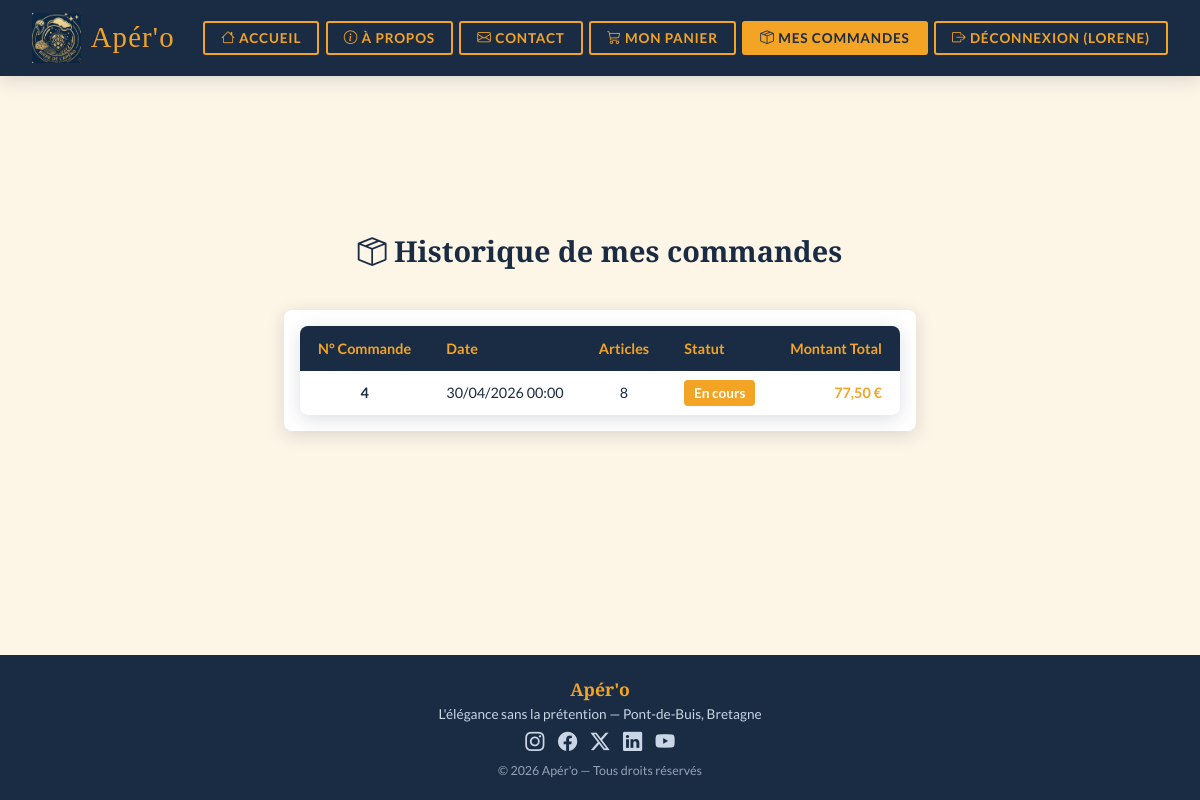
/index.php?page=historique_commande (signed in), run on the app's committed database.
### tables this page shows
CREATE TABLE `commande` (
  `noCommande` int(11) NOT NULL,
  `idClient` int(11) NOT NULL,
  `idStatut` char(3) NOT NULL,
  `dateCommande` date NOT NULL
);

CREATE TABLE `statut` (
  `idStatut` char(3) NOT NULL,
  `libelleStatut` varchar(32) NOT NULL
);

### historique_commande.php (the view, shortened to what this page needs)
<?php
require "./info.BDD.php";
$stmtClient = $pdo->prepare("SELECT * FROM client WHERE pseudo = :pseudo");
$stmtClient->execute(['pseudo' => $_SESSION['client_user']]);
$clientInfo = $stmtClient->fetch(PDO::FETCH_ASSOC);
$idClient = $_SESSION['client_user'];
if ($clientInfo) {
    if (isset($clientInfo['idClient']))
        $idClient = $clientInfo['idClient'];
    elseif (isset($clientInfo['id']))
        $idClient = $clientInfo['id'];
}
try {
    $statement = $pdo->prepare("
        SELECT commande.noCommande,
               statut.libelleStatut,
               commande.dateCommande,
               SUM(contenir.quantite) AS nb_articles,
               SUM(contenir.quantite * produit.prixUnitaire) AS montanttotal
        FROM commande
        INNER JOIN contenir ON commande.noCommande = contenir.noCommande
        INNER JOIN produit ON produit.numProduit = contenir.numProduit
        INNER JOIN statut ON commande.idStatut = statut.idStatut
        WHERE commande.idClient = :idClient
        GROUP BY commande.noCommande, statut.libelleStatut, commande.dateCommande
        ORDER BY commande.dateCommande DESC, commande.noCommande DESC
    ");
    $statement->execute(['idClient' => $idClient]);
    $liste_commandes = $statement->fetchAll(PDO::FETCH_ASSOC);
} catch (PDOException $e) {
    echo "<div class='alerte alerte-danger'>Erreur SQL : " . $e->getMessage() . "</div>";
    $liste_commandes = [];
}
?>
<div class="admin-section" style="max-width: 1000px;">
    <h2 style="text-align: center; border-bottom: none; margin-bottom: 2rem;">
        <i class="bi bi-box-seam"></i> Historique de mes commandes
    </h2>
    <?php if (empty($liste_commandes)): ?>
        <div
            style="text-align: center; padding: 3rem; background: var(--blanc); border-radius: 8px; box-shadow: var(--ombre);">
            <i class="bi bi-receipt" style="font-size: 3rem; color: var(--gris); margin-bottom: 1rem; display: block;"></i>
            <p style="font-size: 1.2rem; color: var(--marine);">Vous n'avez passé aucune commande pour le moment.</p>
            <a href="index.php?page=accueil" class="btn-apero" style="margin-top: 1rem;">Commencer mes achats</a>
        </div>
    <?php else: ?>
        <div
            style="overflow-x: auto; background: var(--blanc); border-radius: 8px; box-shadow: var(--ombre); padding: 1rem;">
            <table class="table-apero" style="margin-bottom: 0;">
                <thead>
                    <tr>
                        <th style="text-align: center;">N° Commande</th>
                        <th>Date</th>
                        <th style="text-align: center;">Articles</th>
                        <th>Statut</th>
                        <th style="text-align: right;">Montant Total</th>
                    </tr>
                </thead>
                <tbody>
                    <?php foreach ($liste_commandes as $commande): ?>
                        <tr>
                            <td style="text-align: center; font-weight: bold;">
                                <?php echo htmlspecialchars($commande['noCommande']); ?>
                            </td>
                            <td>
                                <?php echo date('d/m/Y H:i', strtotime($commande['dateCommande'])); ?>
                            </td>
                            <td style="text-align: center;">
                                <?php echo htmlspecialchars($commande['nb_articles']); ?>
                            </td>
                            <td>
                                <?php
                                $badgeColor = '#6c757d';
                                if ($commande['libelleStatut'] == 'En cours')
                                    $badgeColor = '#F4A424';
                                ?>
                                <span
                                    style="background: <?php echo $badgeColor; ?>; color: white; padding: 0.3rem 0.6rem; border-radius: 4px; font-size: 0.85rem; font-weight: bold;">
                                    <?php echo htmlspecialchars($commande['libelleStatut']); ?>
                                </span>
                            </td>
                            <td style="text-align: right; font-weight: bold; color: var(--ambre);">
                                <?php echo number_format($commande['montanttotal'], 2, ',', ' '); ?> €
                            </td>
                        </tr>
                    <?php endforeach; ?>
                </tbody>
            </table>
        </div>
    <?php endif; ?>
</div>

### styles.css (style rules this page uses)
:root { --marine: #1A2B44; --ambre: #F4A424; --creme: #FDF5E6; --blanc: #FFFFFF; --gris: #6c757d; --ombre: 0 4px 18px rgba(26,43,68,.15); }
*, *::before, *::after { box-sizing: border-box; }
body { margin: 0; font-family: 'Lato', sans-serif; background-color: var(--creme); color: var(--marine); min-height: 100vh; display: flex; flex-direction: column; }
h1, h2, h3 { font-family: 'Playfair Display', serif; }
.admin-section { padding: 2.5rem 2rem; max-width: 900px; margin: auto; }
.admin-section h2 { font-size: 1.8rem; border-bottom: 3px solid var(--ambre); padding-bottom: .5rem; margin-bottom: 1.5rem; }
table.table-apero { width: 100%; border-collapse: collapse; background: var(--blanc); border-radius: 8px; overflow: hidden; box-shadow: var(--ombre); }
table.table-apero thead { background: var(--marine); color: var(--ambre); }
table.table-apero th, table.table-apero td { padding: .85rem 1.1rem; text-align: left; font-size: .9rem; }

### data on the page
commande: noCommande "4", dateCommande "30/04/2026 00:00", nb_articles "8", idStatut.libelleStatut "En cours", montanttotal "77,50"

### other printed values
$_SESSION["client_prenom"] "LORENE"
